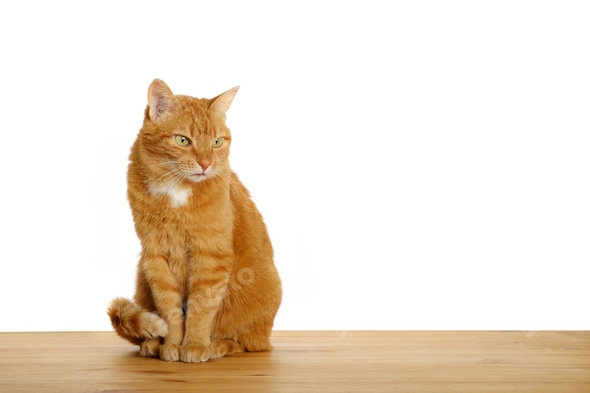
#> input picture ComputerVision/labs/6/cat.jpg, 590 x 393 px
$ jupyter execute six.ipynb
#> lines starting #> are read from the running program, lines starting #| are printed output that depends on the picture; after the words box and inside, x2 and y2 are one past the last pixel; in counts of white or black regions, pixels touching at a corner belong together
[cell 1]
import cv2
import numpy as np
import matplotlib.pyplot as plt

[cell 2]
in_path = "cat.jpg"

img = cv2.imread(in_path)
#> img is the input picture: shape (393, 590, 3); mean B, G, R 208.9, 224, 236.8
if img is None:
    raise ValueError("Image didn't load. Check the filename/path.")

plt.figure()
plt.imshow(cv2.cvtColor(img, cv2.COLOR_BGR2RGB))
plt.axis("off")
plt.show()

[cell 3]
gray = cv2.cvtColor(img, cv2.COLOR_BGR2GRAY)
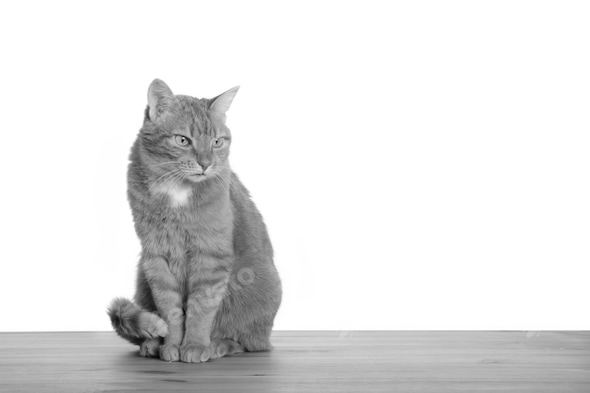
#> gray: shape (393, 590); min 3, max 255, mean 226.1
_, binary = cv2.threshold(gray, 0, 255, cv2.THRESH_BINARY + cv2.THRESH_OTSU)
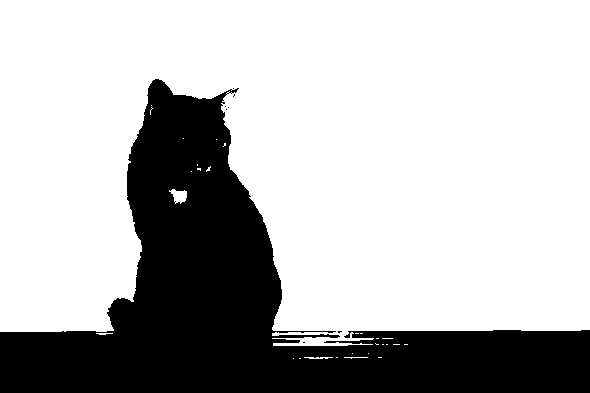
#> binary: shape (393, 590); 72.2% white; 8 black regions (7 under 20 px), largest, box (x1, y1, x2, y2) and area: (0, 79, 590, 393) 64382

white_ratio = np.mean(binary == 255)
#> white_ratio = 0.722
if white_ratio > 0.60:
    binary = cv2.bitwise_not(binary)

binary01 = (binary > 0).astype(np.uint8)

plt.figure()
plt.imshow(binary01, cmap="gray")
plt.axis("off")
plt.show()

[cell 4]
kernel = np.ones((5, 5), np.uint8)

binary255 = (binary01 * 255).astype(np.uint8)

eroded  = cv2.erode(binary255, kernel, iterations=1)
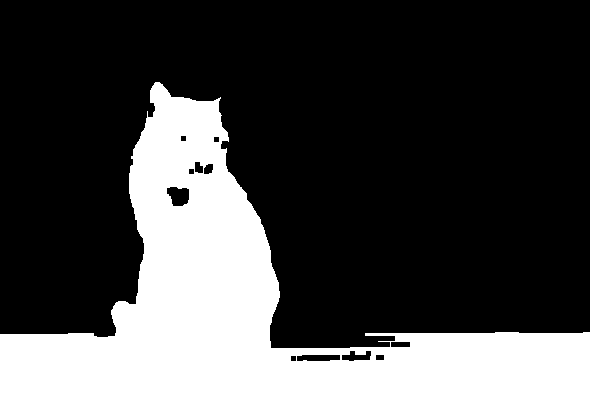
#> eroded: shape (393, 590); 25.9% white; 1 white region, box (x1, y1, x2, y2) and area: (0, 82, 590, 393) 60065
dilated = cv2.dilate(binary255, kernel, iterations=1)
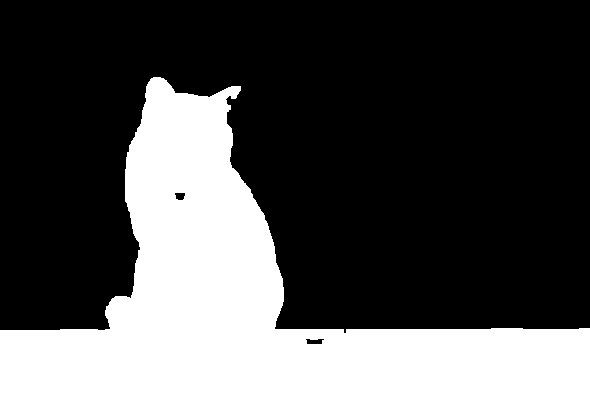
#> dilated: shape (393, 590); 29.3% white; 1 white region, box (x1, y1, x2, y2) and area: (0, 77, 590, 393) 68036

boundary255 = cv2.subtract(dilated, eroded)
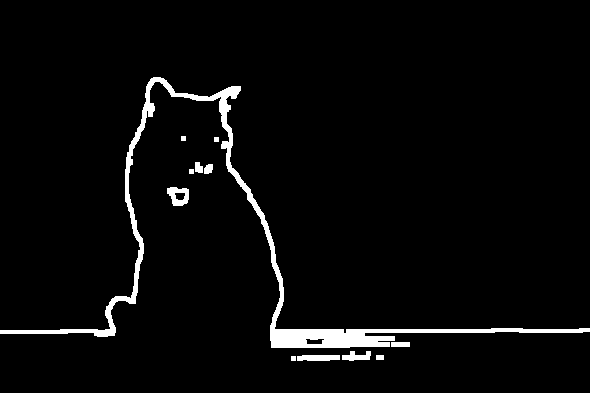
#> boundary255: shape (393, 590); 3.4% white; 12 white regions, largest, box (x1, y1, x2, y2) and area: (0, 77, 590, 348) 6894, (167, 187, 189, 206) 270, (297, 355, 340, 361) 239
boundary01  = (boundary255 > 0).astype(np.uint8)

plt.figure()
plt.imshow(boundary01, cmap="gray")
plt.axis("off")
plt.show()

[cell 5]
out_path = "boundary.png"
cv2.imwrite(out_path, boundary255)
#> Out = True
